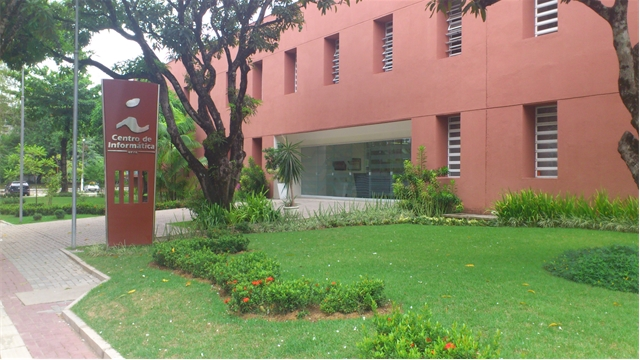
#> input picture imagens/Cin.jpg, 640 x 360 px, found by its file name
$ jupyter execute Equalizacao_de_histograma.ipynb
#> lines starting #> are read from the running program, lines starting #| are printed output that depends on the picture
#Equalização de histograma de imagem

[cell 1]
import os
if os.path.isdir("imgcourse"):
  print("Diretório já existe!")
else:
  !git clone https://github.com/mhsacampos/imgcourse

##Carregamento da imagem inicial

[cell 2]
import cv2
import numpy as np
from matplotlib import pyplot as plt
from google.colab.patches import cv2_imshow

im_path = "./imgcourse/Cin.jpg"
img = cv2.imread(im_path)
#> img is the input picture: shape (360, 640, 3); mean B, G, R 103.7, 135.5, 135.2

cv2_imshow(img)

##Definições das funções para histograma e de equalização

[cell 3]
def histogram(image):

    height = image.shape[0]
    width = image.shape[1]
    N = height*width

    histogram = np.zeros(256)

    for i in range(0, height):
        for j in range(0, width):
            pixel = image[i, j]
            histogram[pixel] += 1

    for i in range(0, len(histogram)):
        histogram[i] = (histogram[i] / N)
    return histogram

[cell 4]
def histogramEqualization(histogram, image):

    cdf = np.zeros(256)
    cdf[0] = histogram[0]

    for i in range(1, 256):
        cdf[i] = cdf[i-1] + histogram[i]

    height = image.shape[0]
    width = image.shape[1]

    for i in range(0, height):
        for j in range(0, width):
            intensity = image[i, j]
            newIntensity = cdf[intensity]
            image[i, j] = int(newIntensity*255)

    return image

##Apresentação da imagem anterior, convertida em tons de cinza e cálculo dos valores máximo e mínimo de tons de cinza

[cell 5]
import numpy as np
import matplotlib.pyplot as plt
from skimage import io
from skimage.color import rgb2gray

im_path =  "./imgcourse/Cin.jpg"

# Read the image and convert to grayscale
im = io.imread(im_path)
im_uint8 = np.array(rgb2gray(im)*255).astype("uint8")
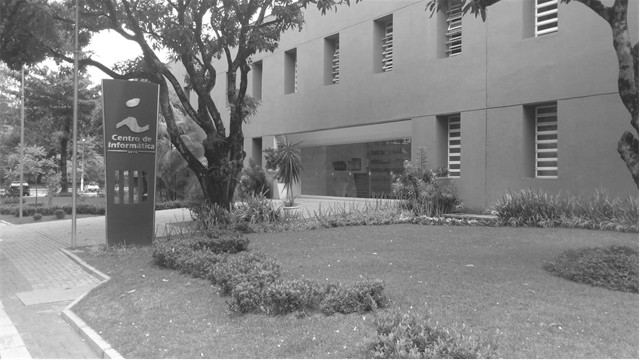
#> im_uint8: shape (360, 640); min 37, max 255, mean 132.6

print("Min intensity = " + str(np.min(im_uint8)))
#| Min intensity = 37
print("Max intensity = " + str(np.max(im_uint8)))
#| Max intensity = 255

# Show the original image
fig1 = plt.figure(figsize = (10,10))
plt.gray()
plt.imshow(im_uint8)

##Cálculo do histograma através da função definida anteriormente

[cell 6]
hist = histogram(im_uint8)
#> after the loop in histogram, `for i in range(0, height):`: histogram = 256 values, max 3172 at index 137, min 0 at index 0, mean 900
#> after the loop in histogram, `for i in range(0, len(histogram)):`: histogram = 256 values, max 0.0138 at index 137, min 0 at index 0, mean 0.00391
#> hist has the same summary as histogram in histogram
plt.bar(np.arange(len(hist)), hist)
plt.show()
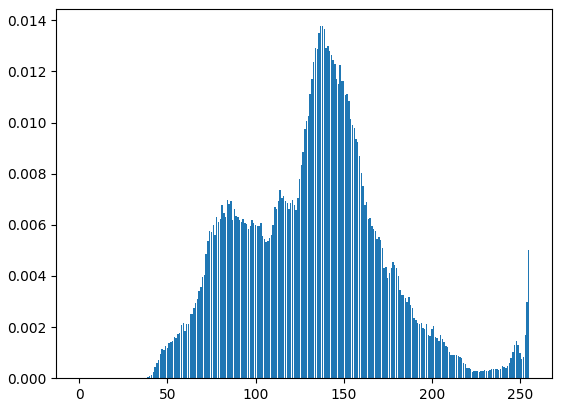
#> figure drawn by matplotlib, 1 panel

#Obtenção do histograma da imagem original e de uma sub-região com máscara atraves da biblioteca OpenCV

[cell 7]
im_path = "./imgcourse/Cin.jpg"
img = cv2.imread(im_path, cv2.IMREAD_GRAYSCALE)
#> img: shape (360, 640); min 37, max 255, mean 131.8
assert img is not None, "file could not be read, check with os.path.exists()"
# create a mask
mask = np.zeros(img.shape[:2], np.uint8)
mask[100:300, 100:400] = 255
masked_img = cv2.bitwise_and(img,img,mask = mask)
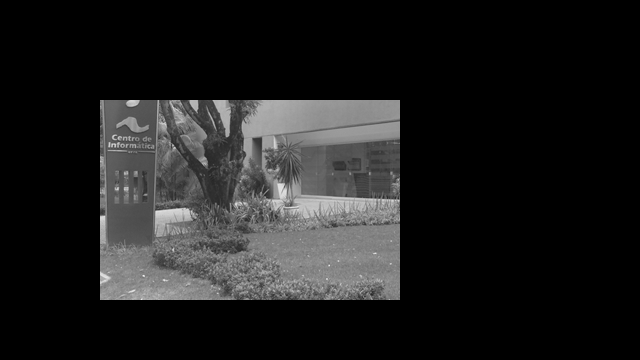
#> masked_img: shape (360, 640); min 0, max 239, mean 29.5
# Calculate histogram with mask and without mask
# Check third argument for mask
hist_full = cv2.calcHist([img],[0],None,[256],[0,256]) #Histograma de toda a imagem
#> hist_full = 256 values, max 2807 at index 132, min 0 at index 0, mean 900
hist_mask = cv2.calcHist([img],[0],mask,[256],[0,256]) #Histograma da máscara
#> hist_mask = 256 values, max 905 at index 131, min 0 at index 0, mean 234.4

#Apresentação de resultados
plt.subplot(221), plt.imshow(img, 'gray')
plt.subplot(222), plt.imshow(mask,'gray')
plt.subplot(223), plt.imshow(masked_img, 'gray')
plt.subplot(224), plt.plot(hist_full), plt.plot(hist_mask)
plt.xlim([0,256])
plt.show()
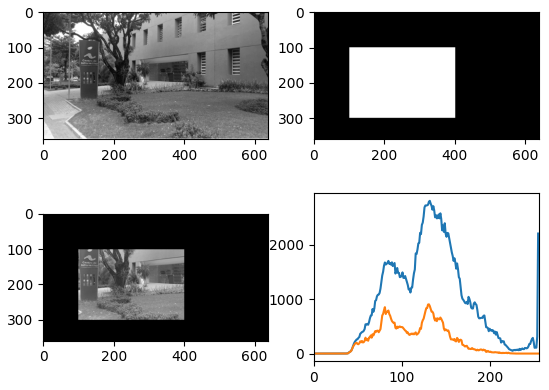
#> figure drawn by matplotlib, 4 panels; panel 4: curve peaks at x = 132, y = 2807; panel 4: curve peaks at x = 131, y = 905

##Equalização do histograma através da função definida inicialmente

[cell 8]
newImage = histogramEqualization(hist, im_uint8)
#> after the loop in histogramEqualization, `for i in range(1, 256):`: cdf = 256 values from 0 to 1
#> after the loop in histogramEqualization, `for i in range(0, height):`:
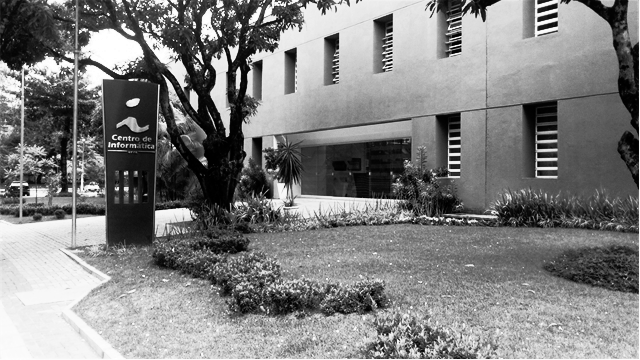
#> image: shape (360, 640); min 0, max 255, mean 128
plt.imshow(newImage, cmap='gray')

##Equalização do histograma através da biblioteca OpenCV

[cell 9]
im_path = "./imgcourse/Cin.jpg"
img = cv2.imread(im_path)
src = cv2.cvtColor(img, cv2.COLOR_BGR2GRAY)
dst = cv2.equalizeHist(src)
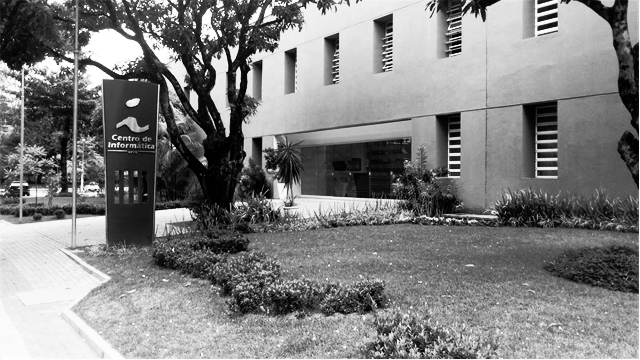
#> dst: shape (360, 640); min 0, max 255, mean 128.5
cv2_imshow(src)
cv2_imshow(dst)

$ run again, with imagens/Back_Projection_Theory0.jpg copied over imagens/Cin.jpg
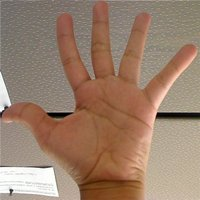
#> input picture imagens/Back_Projection_Theory0.jpg, 200 x 200 px, found by its file name
#> img is the input picture: shape (200, 200, 3); mean B, G, R 107.8, 127.1, 154.3
#| Min intensity = 0
#| Max intensity = 255
#> after the loop in histogram, `for i in range(0, height):`: histogram = 256 values, max 774 at index 107, min 0 at index 25, mean 156.2
#> after the loop in histogram, `for i in range(0, len(histogram)):`: histogram = 256 values, max 0.0193 at index 107, min 0 at index 25, mean 0.00391
#> hist has the same summary as histogram in histogram
#> img: shape (200, 200)
#> hist_full = 256 values, max 885 at index 110, min 0 at index 25, mean 156.2
#> hist_mask = 256 values, max 242 at index 177, min 0 at index 0, mean 39.06
#> `plt.show()`:
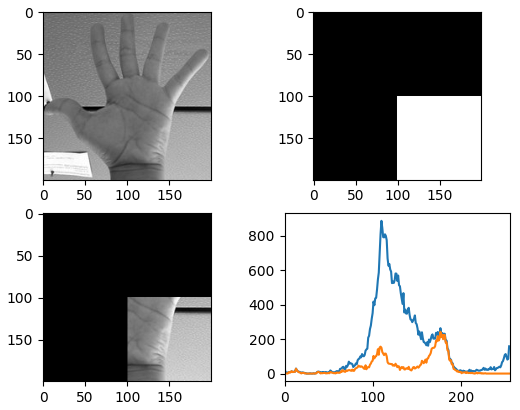
#> figure drawn by matplotlib, 4 panels; panel 4: curve peaks at x = 110, y = 885; panel 4: curve peaks at x = 177, y = 242
#> after the loop in histogramEqualization, `for i in range(1, 256):`: cdf = 256 values from 0.000475 to 1
#> after the loop in histogramEqualization, `for i in range(0, height):`:
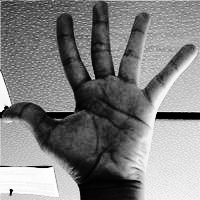
#> image: shape (200, 200); min 0, max 254, mean 128.3

$ run again, with imagens/Back_Projection_Theory2.jpg copied over imagens/Cin.jpg
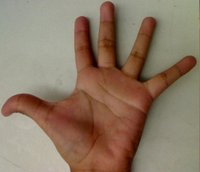
#> input picture imagens/Back_Projection_Theory2.jpg, 200 x 172 px, found by its file name
#> img is the input picture: shape (172, 200, 3); mean B, G, R 101.1, 120.5, 140.6
#| Min intensity = 5
#| Max intensity = 193
#> after the loop in histogram, `for i in range(0, height):`: histogram = 256 values, max 857 at index 167, min 0 at index 0, mean 134.4
#> after the loop in histogram, `for i in range(0, len(histogram)):`: histogram = 256 values, max 0.0249 at index 167, min 0 at index 0, mean 0.00391
#> hist has the same summary as histogram in histogram
#> img: shape (172, 200)
#> hist_full = 256 values, max 857 at index 166, min 0 at index 1, mean 134.4
#> hist_mask = 256 values, max 291 at index 142, min 0 at index 0, mean 28.12
#> `plt.show()`:
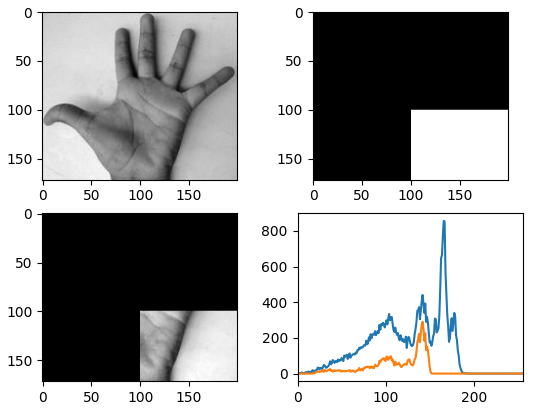
#> figure drawn by matplotlib, 4 panels; panel 4: curve peaks at x = 166, y = 857; panel 4: curve peaks at x = 142, y = 291
#> after the loop in histogramEqualization, `for i in range(1, 256):`: cdf = 256 values from 0 to 1
#> after the loop in histogramEqualization, `for i in range(0, height):`:
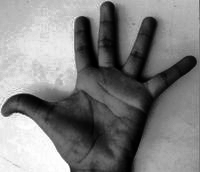
#> image: shape (172, 200); min 0, max 254, mean 128.1
